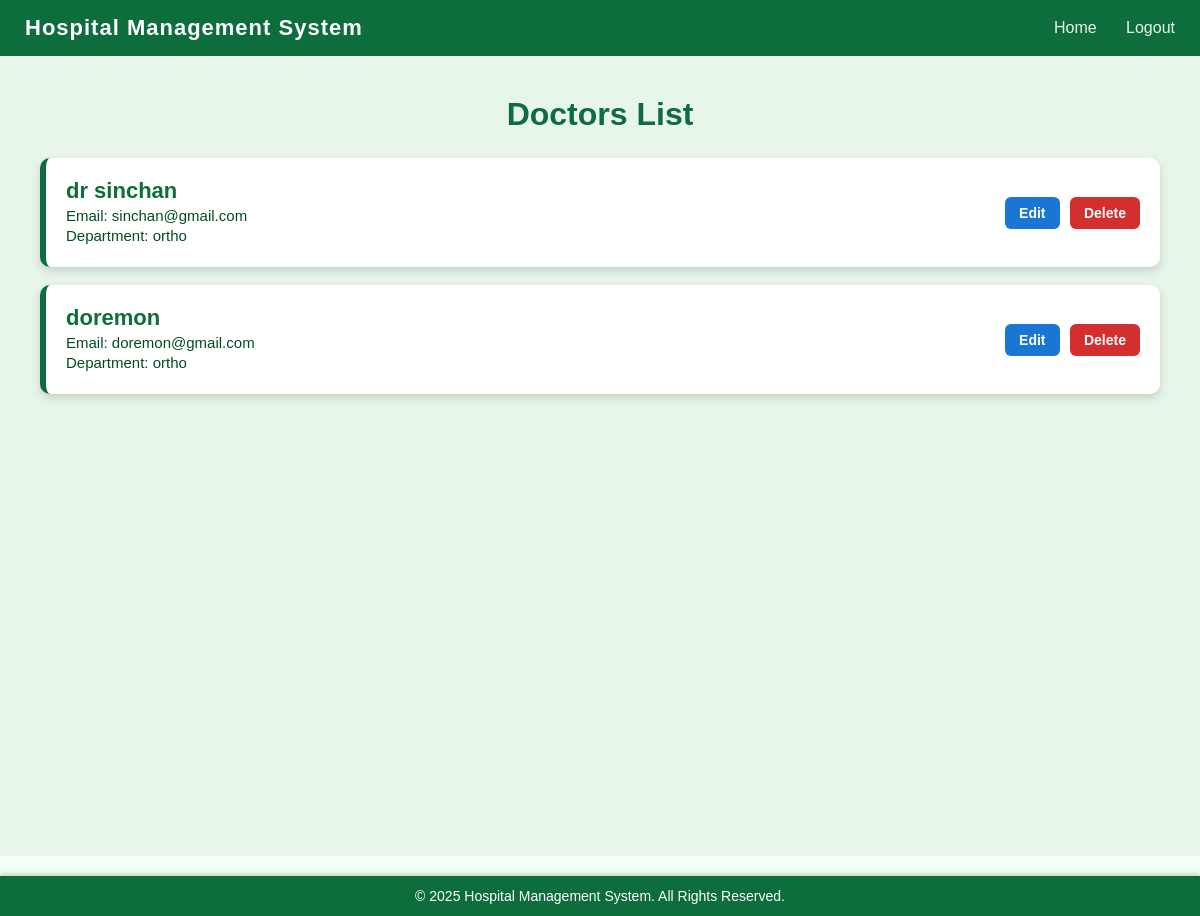
/admin_dashboard/view_doctor/4 (signed in), run on an earlier commit of the app's database.
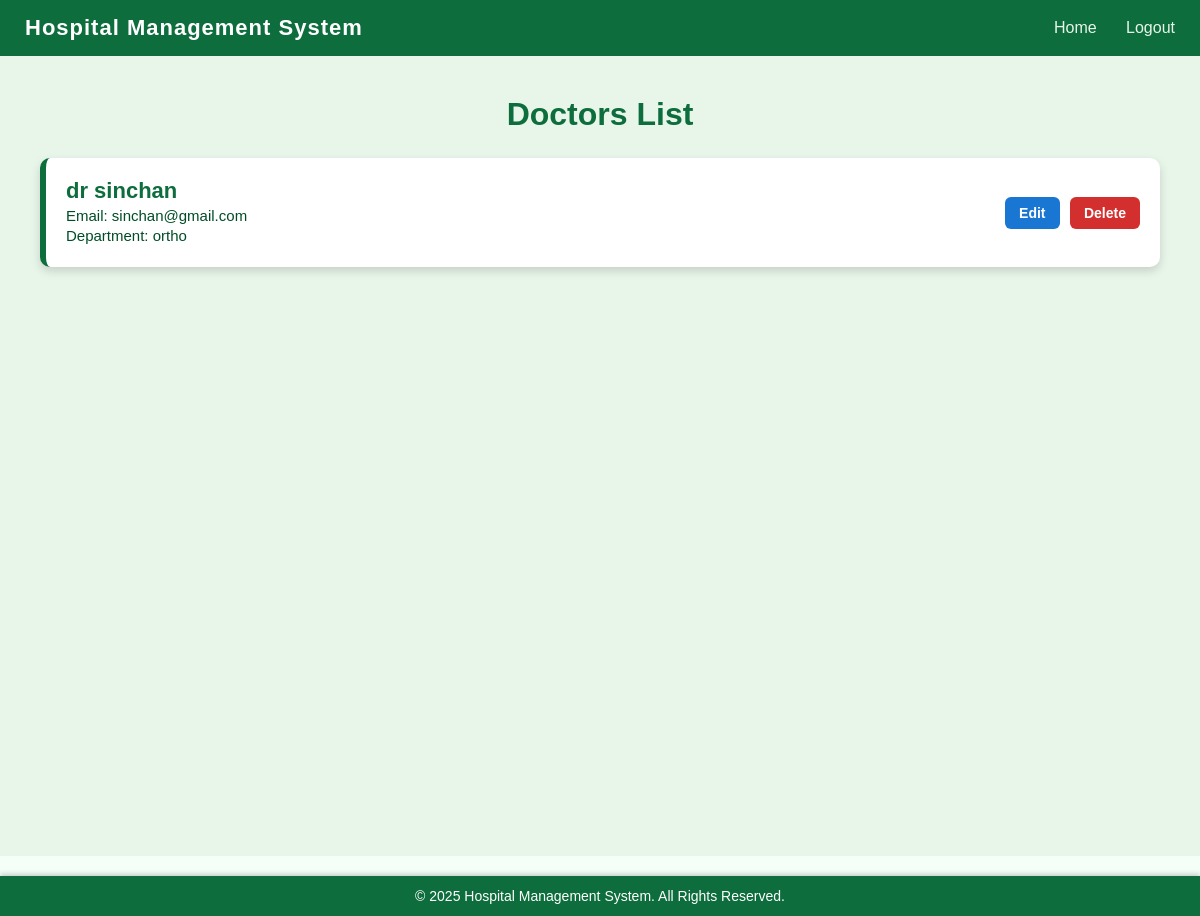
And on a later commit of the database.
### app.py (models this page shows)
class User(db.Model):
    __tablename__='users'
    id=db.Column(db.Integer,primary_key=True)
    username=db.Column(db.String(150),unique=True,nullable=False)
    email=db.Column(db.String(150),unique=True,nullable=False)
    password=db.Column(db.String(150),nullable=False)
    role=db.Column(db.String(50),nullable=False)#eg doctor admin patient
    created_at=db.Column(db.DateTime,default=datetime.utcnow)
    department_id=db.Column(db.Integer,db.ForeignKey('departments.id'),nullable=True)
    department=db.relationship("Department",back_populates="doctors")
    experience=db.Column(db.Integer,nullable=True)
    qualifications=db.Column(db.String(250),nullable=True)
    blacklisted=db.Column(db.Boolean, default=False)
    availabilities = db.relationship('DoctorAvailability', back_populates='doctor', cascade="all, delete-orphan")

class Department(db.Model):
    __tablename__='departments'
    id=db.Column(db.Integer,primary_key=True)
    department_name=db.Column(db.String(100),unique=True,nullable=False)
    description=db.Column(db.Text,nullable=True)
    doctors=db.relationship("User",back_populates="department")

### app.py (the view)
@app.route('/admin_dashboard/view_doctor/<int:dept_id>')
def view_dct(dept_id):
    doctors=User.query.filter_by(department_id=dept_id)
    return render_template('view_doctor.html',doctors=doctors)

### templates/view_doctor.html (shortened to what this page needs)
{% extends "base.html" %}
{% block content %}
<div class="page-container">
    <h1 class="page-title">Doctors List</h1>
    {% for doc in doctors %}
    <div class="doctor-card">
        <div class="doctor-info">
            <h3>{{ doc.username }}</h3>
            <p>Email: {{ doc.email }}</p>
            <p>Department: {{ doc.department.department_name }}</p>
        </div>
        <div class="action-buttons">
            <a href="/edit_doctor/{{ doc.id }}" class="edit-btn">Edit</a>
            <a href="{{ url_for('delete_doctor', doctor_id=doc.id) }}" class="delete-btn"
               onclick="return confirm('Are you sure you want to delete this doctor?');">
               Delete
            </a>
        </div>
    </div>
    {% endfor %}
</div>
{% endblock %}

### templates/base.html (shortened to what this page needs)
<!DOCTYPE html>
<html lang="en">
<head>
</head>
<body>
<nav class="nav_bar">
    <div class="logo">Hospital Management System</div>
    <div class="nav-links">
    {% if session.get('role') == 'patient' %}
        <a href="{{ url_for('patient_dashboard') }}">Home</a>
        <a href="{{ url_for('edit_profile') }}">Edit Profile</a>
        <a href="{{ url_for('patient_history') }}">History</a>
        <a href="{{ url_for('logout') }}">Logout</a>
    {% elif session.get('role') == 'doctor' %}
        <a href="{{ url_for('doctor_dashboard') }}">Home</a>
        <a href="{{ url_for('logout') }}">Logout</a>
    {% elif session.get('role') == 'admin' %}
        <a href="{{ url_for('admin_dashboard') }}">Home</a>
        <a href="{{ url_for('logout') }}">Logout</a>
    {% else %}
        <a href="{{ url_for('registration') }}">Register</a>
        <a href="{{ url_for('login') }}">Login</a>
    {% endif %}
</div>
</nav>
{% block content %}
{% endblock %}
<footer class="site-footer">
    <p>&copy; 2025 Hospital Management System. All Rights Reserved.</p>
</footer>
</body>
</html>

### templates/base.html (style rules this page uses)
* { margin: 0; padding: 0; box-sizing: border-box; font-family: Arial, Helvetica, sans-serif; }
.nav_bar { background-color: #0d6d3d; color: white; padding: 15px 25px; display: flex; justify-content: space-between; align-items: center; box-shadow: 0 2px 5px rgba(0,0,0,0.2); }
.logo { font-size: 22px; font-weight: bold; letter-spacing: 1px; }
.nav-links a { color: #e8f5e9; margin-left: 25px; text-decoration: none; font-size: 16px; font-weight: 500; transition: 0.3s ease; }
.site-footer { background-color: #0d6d3d; color: white; text-align: center; padding: 12px; margin-top: 40px; position: fixed; bottom: 0; left: 0; width: 100%; font-size: 14px; box-shadow: 0 -2px 5px rgba(0,0,0,0.2); }
body { background: #f4fff7; padding-bottom: 60px; }

### templates/view_doctor.html (style rules this page uses)
.page-container { padding: 40px; background: #e8f5e9; min-height: 100vh; }
.page-title { text-align: center; font-size: 32px; color: #0d6d3d; margin-bottom: 25px; font-weight: 700; }
.doctor-card { background: white; padding: 20px; margin-bottom: 18px; border-radius: 10px; border-left: 6px solid #0d6d3d; box-shadow: 0 4px 10px rgba(0,0,0,0.15); display: flex; justify-content: space-between; align-items: center; }
.doctor-info h3 { margin: 0; color: #0d6d3d; font-size: 22px; }
.doctor-info p { margin: 3px 0; font-size: 15px; color: #004d25; }
.action-buttons a { padding: 8px 14px; text-decoration: none; border-radius: 6px; font-size: 14px; margin-left: 6px; font-weight: 600; transition: 0.3s; }
.edit-btn { background: #1976d2; color: white; }
.delete-btn { background: #d32f2f; color: white; }

What changed in the data, as far as the page shows it:
removed User: username "doremon", email "doremon@gmail.com", department.department_name "ortho"
